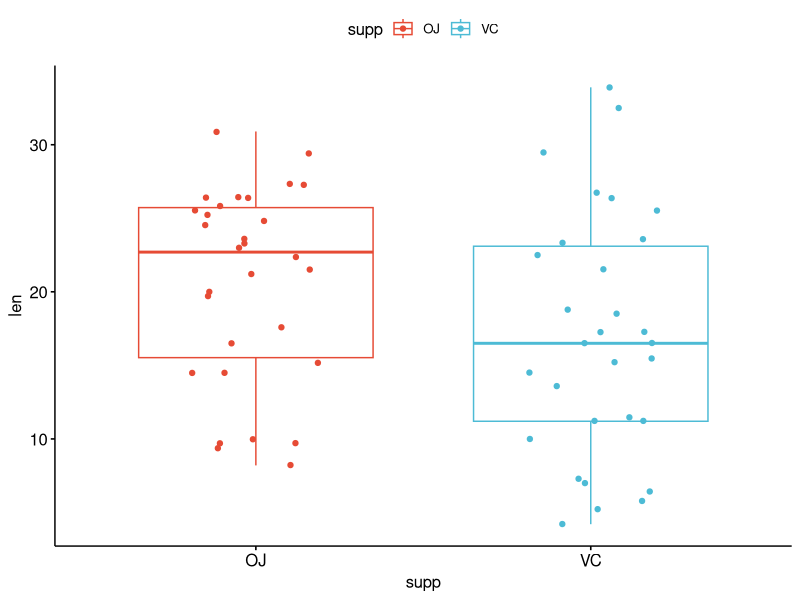
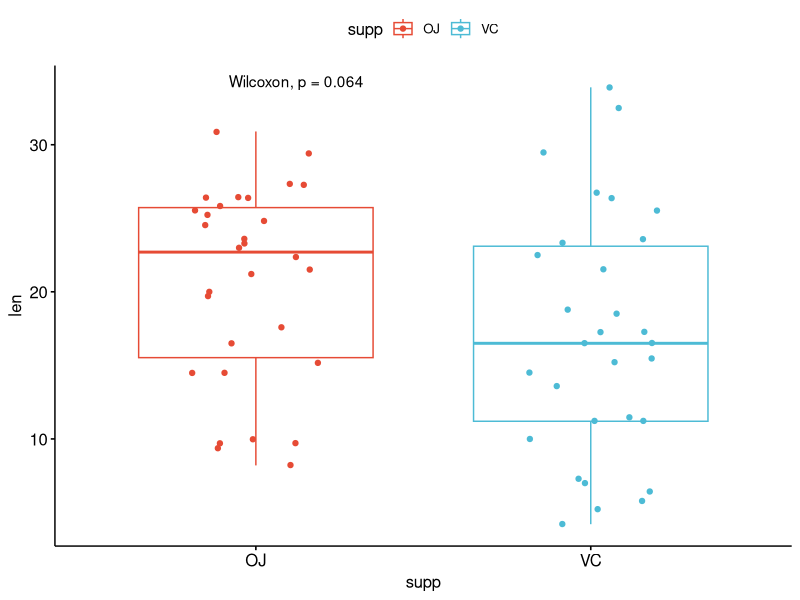
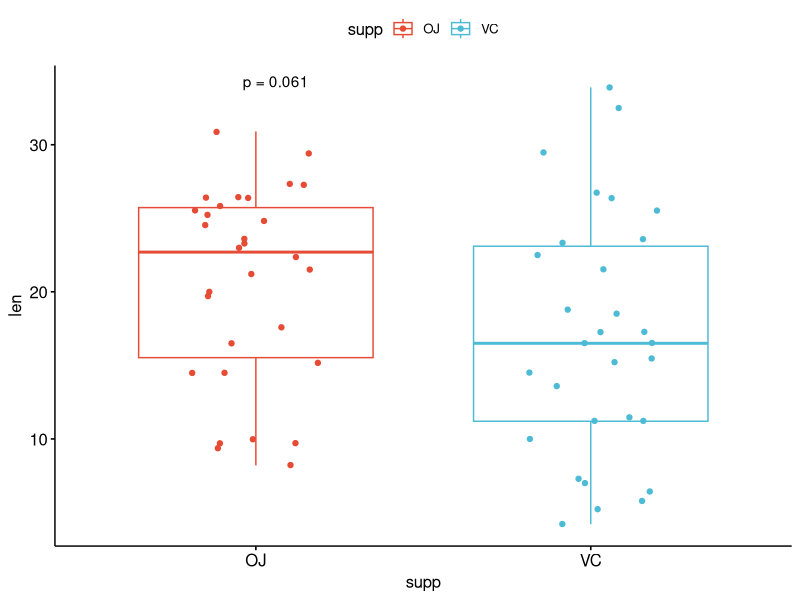
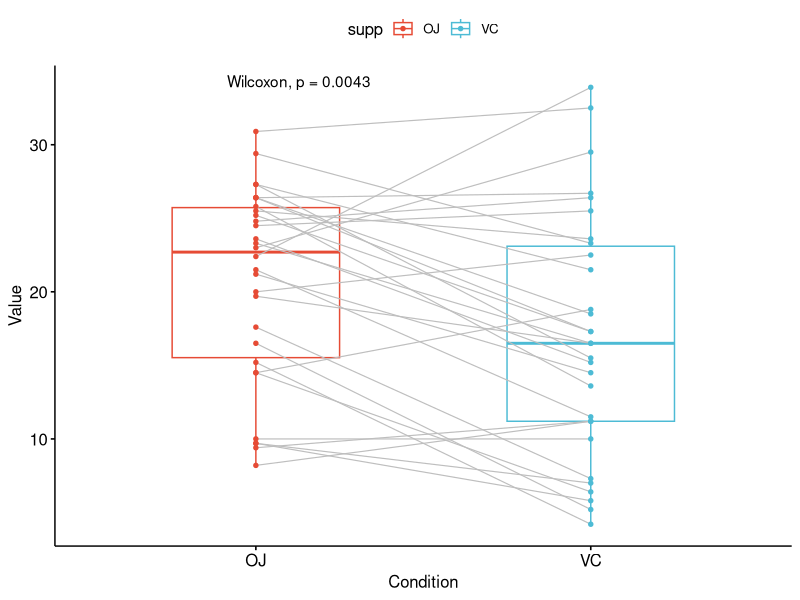
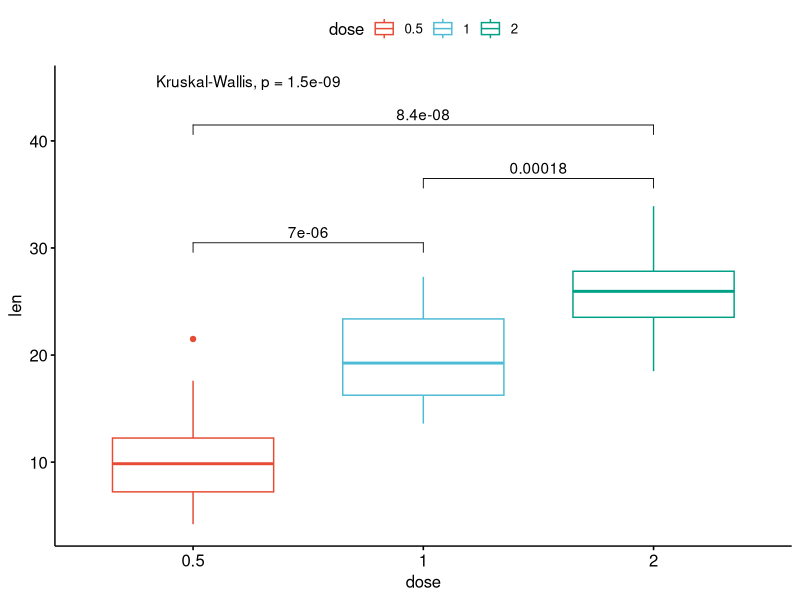
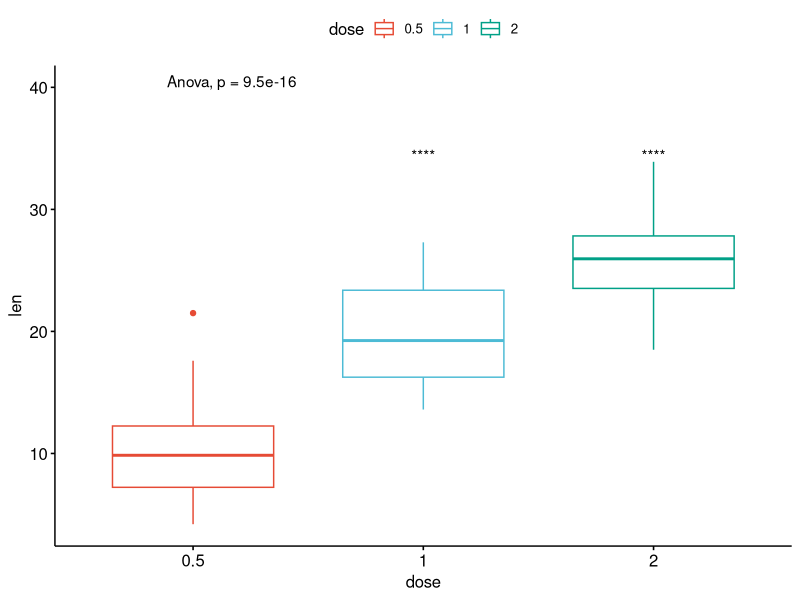
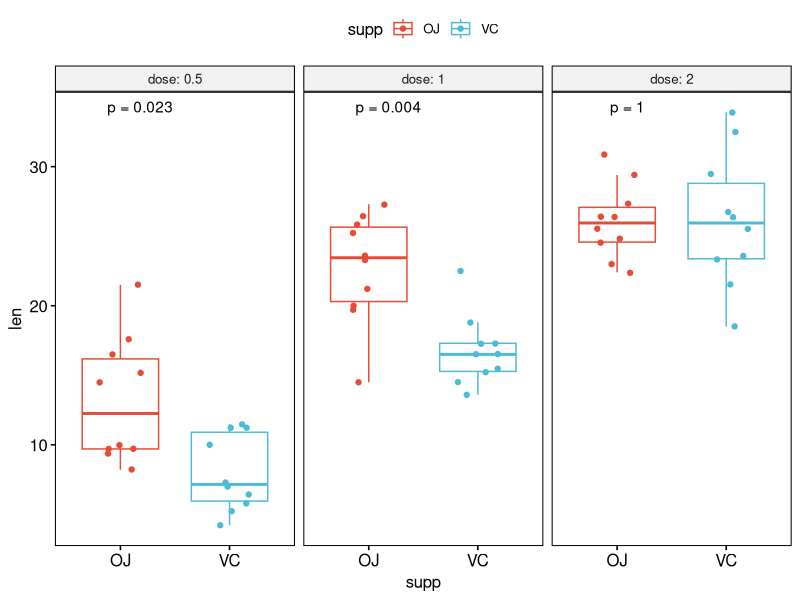

These charts were generated, in order, by the following R code:
#!/usr/bin/env Rscript
# this is the stat_compare_means routine from the refman.
# you will get "cannot compute exact p-value due to ties" warning
# you can suppress them with exact=F ... but that doesn;t take away the problem of course

# Important note, this seems to highlight some problem Cairo and the show() function
# no this is just my silly mistakeA p <- p + etc() is required!

# some annotation in this link: https://rpubs.com/garedwards/107023

# note that supplemnt also defined delivery method, because presumably the guinea pigs drink it while they may have to nibble
# the vitamin c or whatever,

library(ggplot2)
library(ggpubr)
library(Cairo)

data("ToothGrowth")
# 10 Guinea pigs for 3 types of dosage and 2 types of supplements Vitamin C(VC) or Orange Jiuce (OJ).
# len is the dependent outcome variable.

# Two independent groups
png("cme0.png", 800, 800)
p0 <- ggboxplot(ToothGrowth, x = "supp", y = "len", color = "supp", palette = "npg", add = "jitter")
show(p0)
dev.off()

# Add p-value
CairoPNG("cme1.png", 800, 800)
p <- p0 + stat_compare_means()
show(p)
dev.off()
# just no difference between those two.
# paired=T does nothing.

# Default method is Wilcoxon.
CairoPNG("cme2.png", 800, 800)
p <- p0 + stat_compare_means(method = "t.test", label="p.format")
show(p)
dev.off()
# No difference in the graphs!

# Paired samples
CairoPNG("cme3.png", 800, 800)
p <- ggpaired(ToothGrowth, x = "supp", y = "len",
             color = "supp", line.color = "gray", line.size = 0.4, palette = "npg") +
    stat_compare_means(paired = TRUE)
show(p)
dev.off()

# More than two groups
# Pairwise comparisons: Specify the comparisons you want
my_comparisons <- list( c("0.5", "1"), c("1", "2"), c("0.5", "2") )
CairoPNG("cme4.png", 800, 800)
p <- ggboxplot(ToothGrowth, x = "dose", y = "len", color = "dose", palette = "npg")+
    # Add pairwise comparisons p-value
    stat_compare_means(comparisons = my_comparisons, label.y = c(29, 35, 40))+
    stat_compare_means(label.y = 45)     # Add global Anova p-value
show(p)
dev.off()

# Multiple pairwise test against a reference group
CairoPNG("cme5.png", 800, 800)
p <- ggboxplot(ToothGrowth, x = "dose", y = "len",
              color = "dose", palette = "npg") +
    stat_compare_means(method = "anova", label.y = 40) + # Add global p-value
    stat_compare_means(aes(label = ..p.signif..), method = "t.test", ref.group = "0.5")
show(p)
dev.off()

# Multiple grouping variables
# Box plot facetted by "dose"
CairoPNG("cme6.png", 800, 800)
p <- ggboxplot(ToothGrowth, x = "supp", y = "len", color = "supp", palette = "npg",
               add = "jitter", facet.by = "dose", short.panel.labs = FALSE) +
                # Use only p.format as label. Remove method name.
                stat_compare_means( aes(label = paste0("p = ", ..p.format..)))
show(p)
dev.off()
